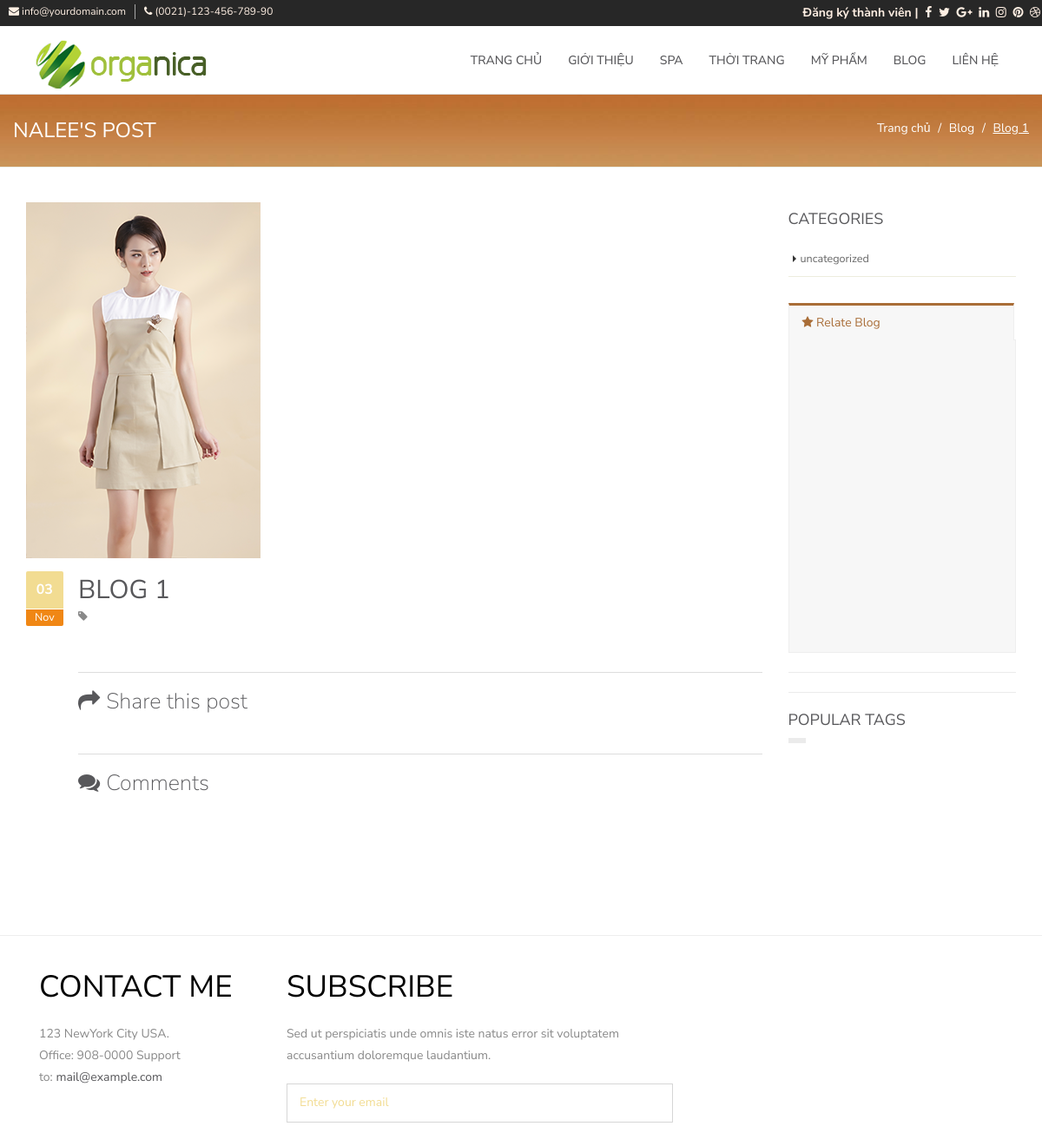
The app's page /blog/blog-1-10.html with its own data.
### tables this page shows
CREATE TABLE `giaodien` (
  `id_giaodien` int(11) NOT NULL,
  `logo` varchar(255) NOT NULL,
  `footer` longtext NOT NULL,
  `title` longtext NOT NULL
);

CREATE TABLE `blog` (
  `id_blog` int(11) NOT NULL,
  `title_blog` longtext NOT NULL,
  `noidung` longtext NOT NULL,
  `thutu` int(11) NOT NULL,
  `id_cateblog` int(11) NOT NULL,
  `hinhanh` varchar(255) NOT NULL,
  `id_admin` int(11) NOT NULL,
  `ngay` timestamp NOT NULL DEFAULT CURRENT_TIMESTAMP ON UPDATE CURRENT_TIMESTAMP,
  `noibat` tinyint(4) NOT NULL
);

### cvtext.php (called while the page is built, shortened)
<?php
function utf8convert($str) {
                $utf8 = array(
            'a'=>'á|à|ả|ã|ạ|ă|ắ|ặ|ằ|ẳ|ẵ|â|ấ|ầ|ẩ|ẫ|ậ|Á|À|Ả|Ã|Ạ|Ă|Ắ|Ặ|Ằ|Ẳ|Ẵ|Â|Ấ|Ầ|Ẩ|Ẫ|Ậ',
            'd'=>'đ|Đ',
            'e'=>'é|è|ẻ|ẽ|ẹ|ê|ế|ề|ể|ễ|ệ|É|È|Ẻ|Ẽ|Ẹ|Ê|Ế|Ề|Ể|Ễ|Ệ',
            'i'=>'í|ì|ỉ|ĩ|ị|Í|Ì|Ỉ|Ĩ|Ị',
            'o'=>'ó|ò|ỏ|õ|ọ|ô|ố|ồ|ổ|ỗ|ộ|ơ|ớ|ờ|ở|ỡ|ợ|Ó|Ò|Ỏ|Õ|Ọ|Ô|Ố|Ồ|Ổ|Ỗ|Ộ|Ơ|Ớ|Ờ|Ở|Ỡ|Ợ',
            'u'=>'ú|ù|ủ|ũ|ụ|ư|ứ|ừ|ử|ữ|ự|Ú|Ù|Ủ|Ũ|Ụ|Ư|Ứ|Ừ|Ử|Ữ|Ự',
            'y'=>'ý|ỳ|ỷ|ỹ|ỵ|Ý|Ỳ|Ỷ|Ỹ|Ỵ',
                                                );
                foreach($utf8 as $ascii=>$uni) $str = preg_replace("/($uni)/i",$ascii,$str);
return $str;
}
function utf8tourl($text){
        $text = strtolower(utf8convert($text));
        $text = str_replace( "ß", "ss", $text);
        $text = str_replace( "%", "", $text);
        $text = preg_replace("/[^_a-zA-Z0-9 -] /", "",$text);
        $text = str_replace(array('%20', ' '), '-', $text);
        $text = str_replace("----","-",$text);
        $text = str_replace("---","-",$text);
        $text = str_replace("--","-",$text);
return $text;
}
?>

### blog-single.php (the view, shortened to what this page needs)
<!DOCTYPE html>
<html lang="vn">
<?php
include('cvtext.php');
 $sql = "select * from blog where id_blog = $_GET[id]";
 $run = mysql_query($sql);
 $ds = mysql_fetch_array($run);
$title = ''.$ds['title_blog'];
include('includes/header.php');
 ?>
<body id="home">
<?php include('menu.php'); ?>
<div class="page_title_ctn">
        <div class="container-fluid">
            <h2>Nalee's Post</h2>
    <?php $sql = "select * from blog where id_blog = $_GET[id]";
 $run = mysql_query($sql);
 $ds = mysql_fetch_array($run); ?>
            <ol class="breadcrumb">
                <li><a href="http://nalee.asia">Trang chủ</a></li>
                <li><a href="#">Blog</a></li>
                <li class="active"><span><?php echo $ds['title_blog'] ?></span></li>
            </ol>
        </div>
    </div>
    <section class="blog-single" id="blog_s_post">
        <div class="container">
            <div class="row">
                <div class="col-md-9 col-sm-8">
                    <div class="blog-posts single-post">
                        <article class="post post-large blog-single-post">
                            <div class="post-image">
                                <img class="img-responsive" src="<?php echo $ds['hinhanh'] ?>" alt="">
                            </div>
                            <div class="post-date">
                                <span class="day"><?php
                  $dinh_dang_cu = $ds['ngay'];
    $dinh_dang_moi = date("d", strtotime($dinh_dang_cu));
    echo "" .$dinh_dang_moi;
                   ?></span>
                                <span class="month"><?php
                  $dinh_dang_cu = $ds['ngay'];
    $dinh_dang_moi = date("M", strtotime($dinh_dang_cu));
    echo "" .$dinh_dang_moi;
                   ?></span>
                            </div>
                            <div class="post-content">
                                <h2><a href="#"><?php echo $ds['title_blog'] ?></a></h2>
                                <div class="post-meta">
                                    <span><i class="fa fa-tag"></i>
                                    </span>
                                </div>
                                <div class="post-block post-share">
                                    <h3><i class="fa fa-share"></i>Share this post</h3>
                                </div>
                                <div class="post-block post-comments clearfix">
                                    <h3><i class="fa fa-comments"></i>Comments</h3>
                                </div>
                            </div>
                        </article>
                    </div>
                </div>
                <div class="col-md-3 col-sm-4">
                    <aside class="sidebar">
                        <h4 class="blue">Categories</h4>
                        <ul class="nav nav-list primary">
                            <?php
                                $sql1 = "select DISTINCT cateblog.name_cateblog,blog.id_cateblog from cateblog,blog where blog.id_cateblog = cateblog.id_cateblog and blog.id_blog != 9";
                                $run1 = mysql_query($sql1);
                                while($ds1 = mysql_fetch_array($run1)){
                                    $new_str = utf8tourl(utf8convert($ds1['name_cateblog']));
                            ?>
                            <li><a href="http://localhost/nalee/blog/danh-muc/<?php echo $new_str?>-<?php echo $ds1['id_cateblog'] ?>.html"><?php echo $ds1['name_cateblog'] ?></a></li>
                            <?php } ?>
                        </ul>
                        <div class="tabs">
                            <ul class="nav nav-tabs">
                                <li class="active" style="width: 100%"><a><i class="fa fa-star"></i> Relate Blog</a></li>
                            </ul>
                            <div class="tab-content">
                            </div>
                        </div>
                        <hr class="sep-line" />
                    </aside>
                    <aside class="widget widget_tag_cloud">
                        <hr class="sep-line" />
                        <h4 class="blue">Popular Tags</h4>
                        <ul class="list-inline clearfix">
                            <?php $sql ="Select distinct name_tag from tag,tag_blog where tag.id_tag = tag_blog.id_tag";
                                  $run = mysql_query($sql);
                                  while($gender=mysql_fetch_array($run)){
                                ?>
                                        <li><a href="#"><?php echo ''.$gender['name_tag'] ?></a></li>
                                    <?php } ?>
                        </ul>
                    </aside>
                </div>
            </div>
        </div>
    </section>
<?php include('includes/footer.php') ?>
</body>
</html>

### menu.php (shortened to what this page needs)
<div class="top-container">
  <div class="container-fluid">
    <div class="row">
      <div class="top-column-left">
        <ul class="contact-line">
          <li>
            <i class="fa fa-envelope"></i> info@yourdomain.com</li>
          <li>
            <i class="fa fa-phone"></i> (0021)-123-456-789-90</li>
        </ul>
      </div>
      <div class="top-column-right">
        <div class="top-social-network">
          <a data-toggle="modal" data-target="#myModal" href="#" style="font-weight: bold">
            Đăng ký thành viên |
          </a>
          <a href="#">
            <i class="fa fa-facebook"></i>
          </a>
          <a href="#">
            <i class="fa fa-twitter"></i>
          </a>
          <a href="#">
            <i class="fa fa-google-plus"></i>
          </a>
          <a href="#">
            <i class="fa fa-linkedin"></i>
          </a>
          <a href="#">
            <i class="fa fa-instagram"></i>
          </a>
          <a href="#">
            <i class="fa fa-pinterest"></i>
          </a>
          <a href="#">
            <i class="fa fa-dribbble"></i>
          </a>
        </div>
      </div>
    </div>
  </div>
</div>
<nav class="navbar navbar-default navbar-sticky awesomenav">
  <div class="navbar-header">
    <a class="navbar-brand" href="index.php">
       <?php
                    $sql = "select * from giaodien where id_giaodien = 1 ";
                    $run = mysql_query($sql);
                    $ds = mysql_fetch_array($run);
                  ?>
      <img src="<?php echo $ds['logo'] ?>" class="logo" alt="">
    </a>
  </div>
  <div class="collapse navbar-collapse" id="navbar-menu">
    <ul class="nav navbar-nav navbar-right" data-in="fadeInDown" data-out="fadeOutUp">
      <li <?php echo ($title == 'Trang chủ') ? 'class="active"' : '';?> >
        <a href="http://localhost/nalee/">Trang chủ</a>
      </li>
      <li <?php echo ($title == 'Giới thiệu') ? 'class="active"' : '';?>>
        <a href="http://localhost/nalee/gioi-thieu.html">Giới thiệu</a>
      </li>
      <li <?php echo ($title == 'Spa') ? 'class="active"' : '';?>>
        <a href="http://localhost/nalee/spa.html">Spa</a>
      </li>
      <li <?php echo ($title == 'Thời trang') ? 'class="active"' : '';?>>
        <a href="http://localhost/nalee/thoi-trang.html">Thời trang</a>
      </li>
       <li <?php echo ($title == 'Mỹ phẩm') ? 'class="active"' : '';?>>
        <a href="http://localhost/nalee/my-pham.html">Mỹ phẩm</a>
      </li>
      <li <?php echo ($title == 'Blog') ? 'class="active"' : '';?>>
        <a href="http://localhost/nalee/blog.html">Blog</a>
      </li>
      <li <?php echo ($title == 'Liên hệ') ? 'class="active"' : '';?>>
        <a href="http://localhost/nalee/lien-he.html">Liên hệ</a>
      </li>
    </ul>
  </div>
</nav>

### includes/footer.php (shortened to what this page needs)
<div class="footer1">
   <hr>
    <div class="container">
      <div class="col-sm-3 col-xs-6 footer-grids">
        <h3>Contact Me</h3>
        <?php
                      $sql = "select * from giaodien where id_giaodien = 1 ";
                      $run = mysql_query($sql);
                      $ds = mysql_fetch_array($run);
                      echo ''.$ds['footer'];
                    ?>
      </div>
      <div class="col-sm-5 col-xs-12 footer-grids">
        <h3>Subscribe</h3>
        <p>Sed ut perspiciatis unde omnis iste natus error sit voluptatem accusantium doloremque laudantium.</p>
        <form action="../includes/sendmail.php" method="post">
          <input type="email" name="email" placeholder="Enter your email" required="">
          <input type="submit" name="sendmail" value="">
        </form>
      </div>
      <div class="clearfix"> </div>
    </div>
  </div>

### css/feature.css (style rules this page uses)
.footer1 { padding:4em 0; }
.footer1 h3 { font-size: 2.5em; color: #000; margin-bottom: 0.6em; }
.footer1 form { position: relative; margin-top: 1em; }
.footer1 input[type="email"] { background: #fff; padding: .8em 4em .8em 1em; font-size: 1em; width: 100%; margin: 0 auto; border: 1px solid #D6D6D6; outline: none; }
.footer1 input[type="submit"] { -webkit-appearance: none; background: url(../images/arrow.png)no-repeat center; border: none; position: absolute; top: 0; right: 1px; outline: none; width: 60px; height: 100%; }

### css/style.css (style rules this page uses)
html, body { height: 100%; width: 100%; }
body { color:#898989; font-family: 'Nunito Sans', sans-serif; }
a { color: rgb(88,88,91); -webkit-transition: all 500ms ease-in-out; -o-transition: all 500ms ease-in-out; -moz-transition: all 500ms ease-in-out; transition: all 500ms ease-in-out; }
h1, h2, h3, h4, h5, h6 { font-family: 'Nunito Sans', sans-serif; color:rgb(88,88,91); text-transform: uppercase; font-weight: 400 ; }
p { line-height: 1.8; margin-bottom: 20px; }
section { padding:40px 0px; }
.navbar-default { background-color: #fff; border: none; margin-bottom: 0; }
.top-container { float: left; width: 100%; color: #fff; padding: 5px 0; background-color: #272727 ; }
.top-column-left, .top-column-right { float: left; }
.top-social-network, ul.contact-line, ul.register { float: left; margin: 0; padding: 0; }
ul.contact-line li:first-child { border-left: none; padding: 0; }
ul.contact-line li, ul.register li { float: left; font-size: 12px; list-style: none; margin: 0 0 0 10px; padding: 0 0 0 10px; border-left: 1px solid rgba(255, 255, 255, 0.6); color: rgb(255,239,227); }
.top-column-right { float: right; }
.top-social-network a { margin: 2px; }
.top-container a, .top-container a:hover, .top-container a:focus, .top-container a:active { color: #fff; color: rgb(255,239,227); }
.page_title_ctn { padding-top: 15px; padding-bottom: 15px; background-image:url(../images/bg_35.jpg); background-size: cover; border-bottom: 1px solid #ecf0f1; }
.page_title_ctn h1, .page_title_ctn h2, .breadcrumb, .breadcrumb a, .breadcrumb li.active { color: #ffffff; }
.breadcrumb li.active span { text-decoration:underline; }
.page_title_ctn h2 { font-weight: 400; margin-top:10px; font-size: 24px; line-height: 34px; max-width: 420px; float: left; }
.breadcrumb { margin-bottom: 20px; list-style: none; background-color: transparent; border-radius: 0px; position: relative; margin-top: 15px; float: right; margin-bottom: 0; padding:0; }
.breadcrumb > li + li:before { color: #fff; }
@media only screen and (max-width: 3500px) { body { overflow-x: hidden; } }

### css/custom.css (style rules this page uses)
.post-meta { font-size: .875em; letter-spacing: .05em; margin-bottom: 3px; }
.tab-content { border: 1px solid #e5e5e5; border-radius: 5px; padding: 20px; height: 360px; overflow: auto; }

### css/default-template-style.css (style rules this page uses)
body { font-size:14px; }
.dart-fs-18, h4, .h4 { font-size:1.2857142857142858em; }
.dart-fs-24, h3, .h3 { font-size:1.7142857142857142em; }
.dart-fs-30, h2, .h2 { font-size:2.142857142857143em; }

### records on screen
giaodien: logo (picture), footer "123 NewYork City USA. Office: 908-0000 Support to: mail@example.com"
blog: title_blog "Blog 1", hinhanh (picture), ngay "03", ngay "Nov", title_blog "BLOG 1"

### other values on screen
$ds1['name_cateblog'] "uncategorized"
